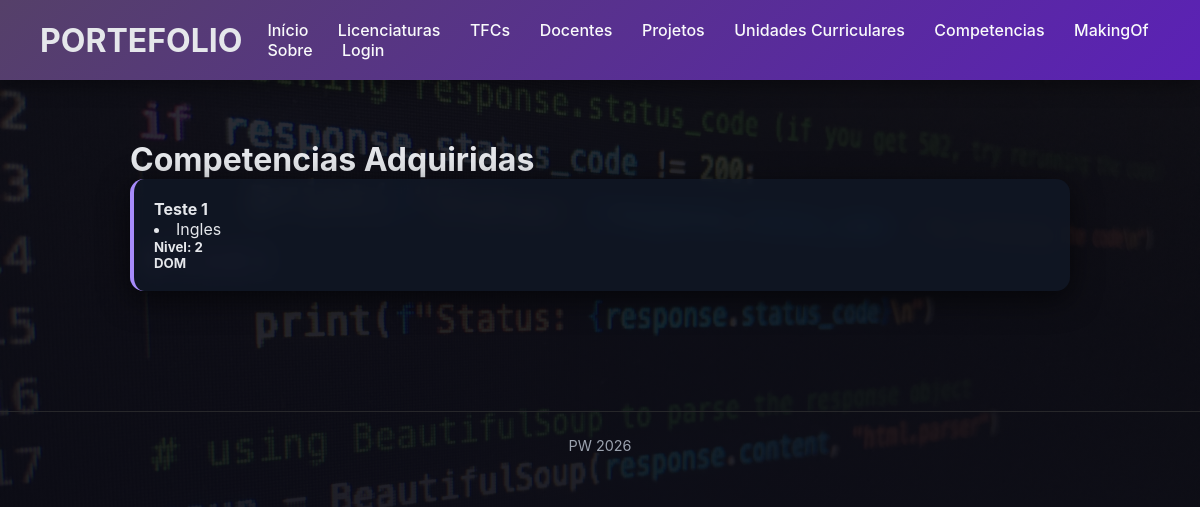
The page /competencias/ on the database its author committed.
### app/models.py (models this page shows, shortened)
class Competencia(models.Model):
    nome = models.CharField(max_length=200)
    nivel = models.IntegerField(choices=COMP_NIVEL_CHOICES)
    formacao = models.ForeignKey(Formacao, on_delete=models.CASCADE, related_name='competencias')
    tecnologia = models.ForeignKey(Tecnologia, on_delete=models.CASCADE, related_name='competencias')

class Formacao(models.Model):
    nome = models.CharField(max_length=200)
    data = models.DateField()
    descricao = models.TextField()

class Tecnologia(models.Model):
    nome = models.CharField(max_length=100)
    logo = models.ImageField(upload_to='app/tecnologias/', blank=True, null=True)
    link = models.URLField(blank=True)
    nivel_interesse = models.IntegerField(choices=NIVEL_CHOICES, null=True)

### app/views.py (the view)
# urls.py: path('competencias/', views.competencias_view, name='competencias'),
def competencias_view(request):
    competencias = Competencia.objects.all()
    return render(request, 'app/competencias.html', {'competencias': competencias})

### app/templates/app/competencias.html
{% extends 'app/layout.html' %}
{% block content %}
<h1>Competencias Adquiridas</h1>
{% for competencia in competencias %}
        <div class="card">
            <h4>{{ competencia.nome }}</h4>
                <li>{{ competencia.formacao.nome }} </li>
                <h5>Nivel: {{ competencia.nivel }}</h5>
                <h5>{{ competencia.tecnologia.nome }}</h5>
        </div>
{% endfor %}
{% endblock %}

### app/templates/app/layout.html (style rules this page uses)
* { margin: 0; padding: 0; box-sizing: border-box; }
body { margin: 0; font-family: 'Inter', 'Segoe UI', sans-serif; color: #e5e7eb; background: linear-gradient(rgba(10,10,20,0.85), rgba(10,10,20,0.95)), url("/static/app/code_banner.avif"); background-size: cover; background-position: center; background-attachment: fixed; }

### rows shown on the page
Competencia: nome "Teste 1", formacao.nome "Ingles", nivel "2", tecnologia.nome "DOM"
